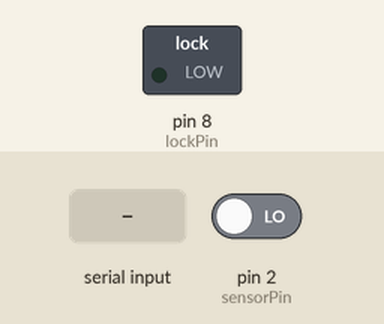
This sketch was run on a simulated Arduino Uno, built with avr-gcc and run on an emulated ATmega328P. Shown: switched loads named in the sketch (green lamp = pin HIGH). Inputs (shaded band) come from the test bench; at power-on: pin 2 (sensorPin) LOW. What the sketch prints to the serial monitor is not drawn.

Above: at 1.2 s.
1.3 s: "1" received over Serial
At 2.2 s:
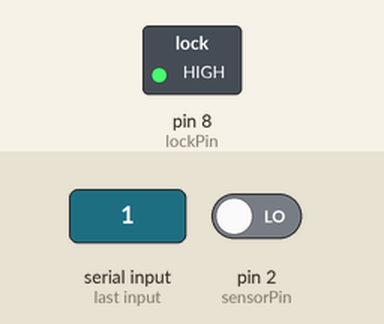
Timing chart, 0 to 4.3 s (numbered marks = the images above; inputs shaded):
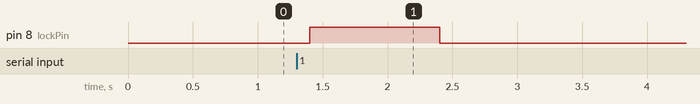

Measured:
- after the input at 1.3 s, pin 8 (lockPin): LOW → HIGH after 0.10 s, → LOW 1.0 s later

The sketch:

barcode_authenticator.ino
```cpp
const int lockPin = 8;
const int sensorPin = 2;

int sensorState = 0;

void setup() {
  pinMode(lockPin, OUTPUT); //Sets output pin for lock relay
  pinMode(sensorPin, INPUT);  //Sets input pin for tag sensor
  Serial.begin(9600);
}


void loop()
{
  //Inıtial state is LOW for lockpin
  digitalWrite(lockPin,LOW);

  //Listen Serial Port
  if(Serial.available())
  {
    char c = Serial.read(); //Write serial prot data to c variable*/
    //char c = '1';
    if(c == '1')
    {
      delay(100);
      while(true){
        if(digitalRead(sensorPin) ==LOW){
          digitalWrite(lockPin,HIGH);
          delay(1000);
          digitalWrite(lockPin,LOW);
          Serial.write("1");
          break;
          }
       }

     }
  }
}
```
